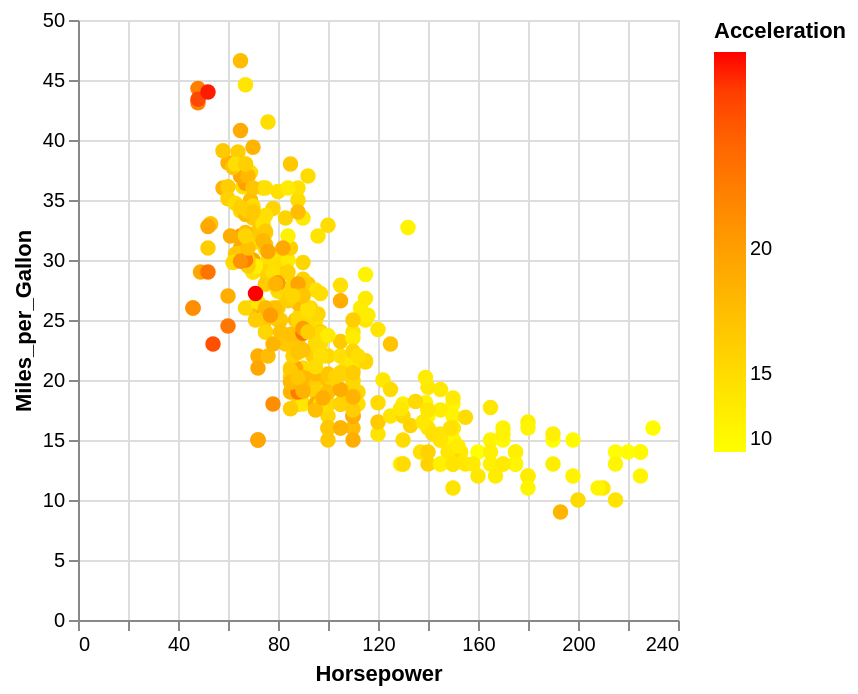

The Vega-Lite source for this figure:
### Vega-Lite specification from a JSON file in a GitHub repository (floating-point values rounded to 4 significant figures; data arrays with more than 128 entries replaced by an {"elided": "..."} marker saying what was removed)
{"$schema": "https://vega.github.io/schema/vega-lite/v5.json", "data": {"values": {"elided": "406 records"}}, "description": "Cubic Power colour scale.", "encoding": {"color": {"field": "Acceleration", "scale": {"exponent": 3, "range": ["yellow", "red"], "type": "pow"}, "type": "quantitative"}, "opacity": {"value": 1}, "size": {"value": 60}, "x": {"field": "Horsepower", "type": "quantitative"}, "y": {"field": "Miles_per_Gallon", "type": "quantitative"}}, "mark": "circle", "transform": [{"as": "accelerationZScore", "calculate": "(datum.Acceleration - 15.52)/2.80"}]}
